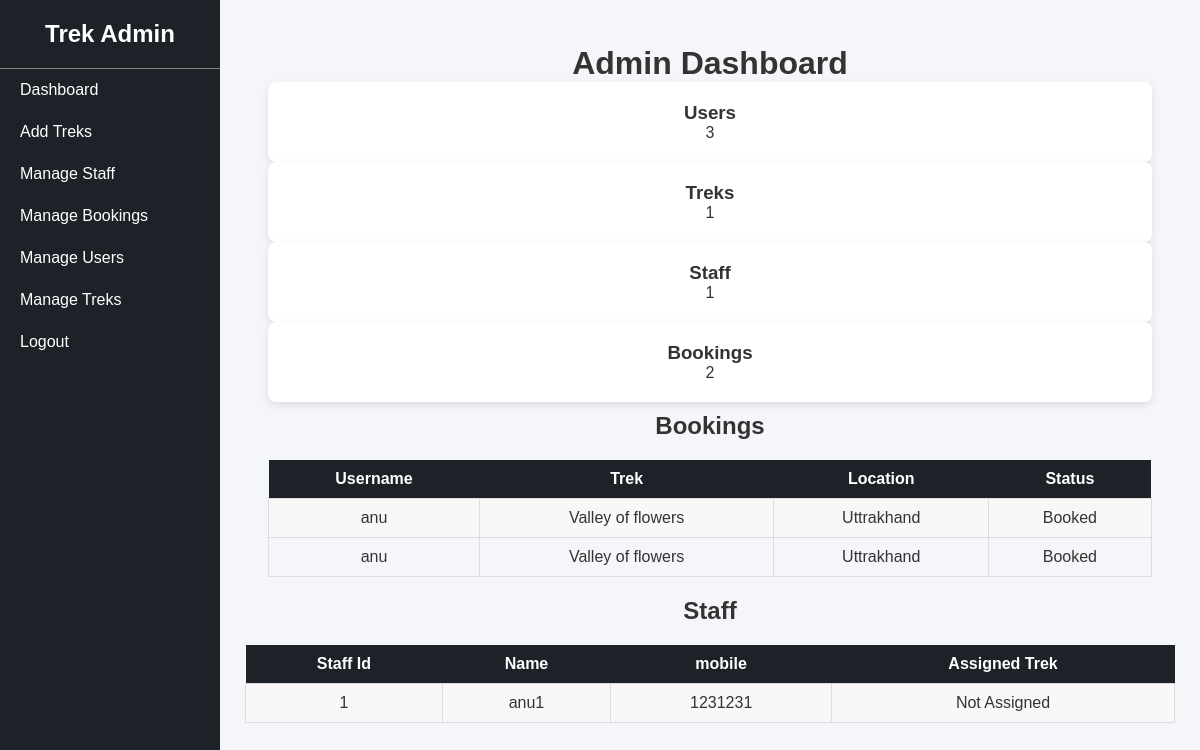
The app's page /admin_dashboard (signed in), older data.
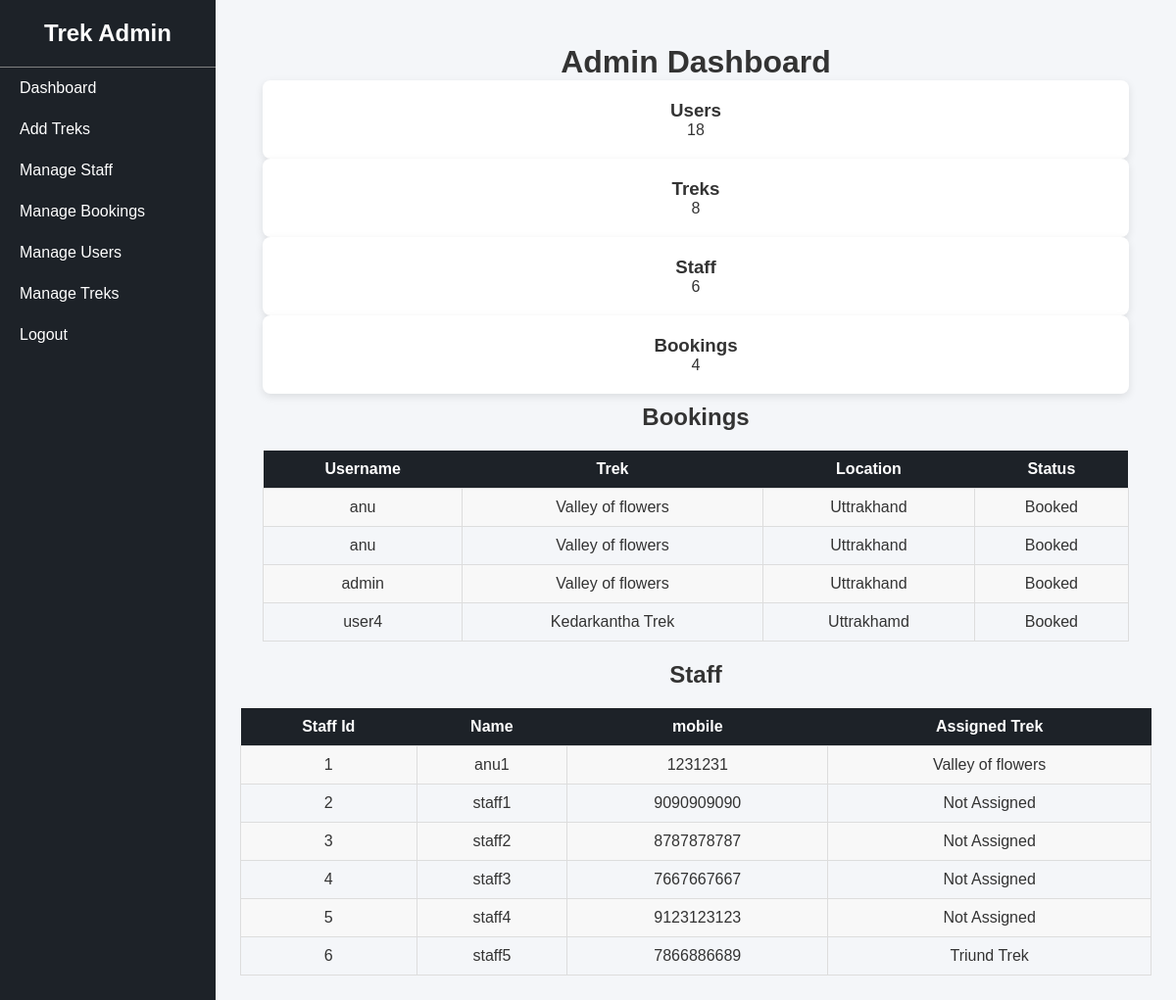
The same page, newer data.
### tables this page shows
CREATE TABLE bookings(
                 id INTEGER PRIMARY KEY AUTOINCREMENT,
                user_id INTEGER, 
                 username TEXT NOT NULL,
                 trek_id INTEGER,
                 booking_date DATE ,
                 status TEXT NOT NULL,
                 FOREIGN KEY(trek_id) REFERENCES treks(id),
                 FOREIGN KEY(user_id) REFERENCES users(id)
                 
                 );

CREATE TABLE treks(
                 id INTEGER PRIMARY KEY AUTOINCREMENT,
                 name TEXT NOT NULL,
                 location TEXT NOT NULL,
                 price INTEGER NOT NULL,
                 slots INTEGER NOT NULL,
                 difficulty TEXT NOT NULL,
                 duration INTEGER NOT NULL,
                 status TEXT NOT NULL DEFAULT 'Open',
                 assigned_staffID INTEGER NOT NULL,
                 start_date DATE ,
                 end_date DATE ,
                 description TEXT ,
                 FOREIGN KEY (assigned_staffID) REFERENCES staff(id)
                 );

CREATE TABLE staff(
                 id INTEGER PRIMARY KEY AUTOINCREMENT,
                 name TEXT NOT NULL,
                 mobile INTEGER,
                 assigned_trek TEXT ,
                 status TEXT NOT NULL);

### app.py (the view)
@app.route("/admin_dashboard")
def dashboard():
    if "user" not in session or session["user"] != "admin":
        return "Access Denied"
    conn = get_db_connnection()
    users_count = conn.execute("""
                SELECT COUNT(*) FROM users """).fetchone()[0]
    bookings_count = conn.execute("""
                SELECT COUNT(*) FROM bookings """).fetchone()[0]
    trek_count = conn.execute("""
                SELECT COUNT(*) FROM treks """).fetchone()[0]
    staff_count = conn.execute("""
                SELECT COUNT(*) FROM staff """).fetchone()[0]
    bookings = conn.execute("""SELECT bookings.username, treks.name, treks.location, treks.price, bookings.status
                    FROM bookings
                    JOIN treks ON bookings.trek_id = treks.id
                  """).fetchall()
    staff = conn.execute("""
                        SELECT * FROM staff """).fetchall()
    conn.close()
    return render_template("admin_dashboard.html",bookings=bookings,user_count=users_count,bookings_count=bookings_count,trek_count=trek_count,staff_count=staff_count,staff=staff)

### app.py (called while the page is built)
def get_db_connnection():
    conn = sqlite3.connect("database.db")
    conn.row_factory =sqlite3.Row
    return conn

### templates/admin_dashboard.html
{% extends "admin_base.html" %}
{% block content %}
<div id="admin-dashboard">
    <h1 id="admin_users" style="text-align: center;">Admin Dashboard</h1>
<div class="dashboard-cards">
    <div class="card">
        <h3>Users</h3>
        <p>{{ user_count }}</p>
    </div>
    <div class="card">
        <h3>Treks</h3>
        <p>{{ trek_count }}</p>
    </div>
    <div class="card">
        <h3>Staff</h3>
        <p>{{ staff_count }}</p>
    </div>
    <div class="card">
        <h3>Bookings</h3>
        <p>{{ bookings_count }}</p>
    </div>
</div>
<h2 style="text-align: center; padding-top: 10px;">Bookings</h2>
<table>
    <tr>
        <th>Username</th>
        <th>Trek</th>
        <th>Location</th>
        <th>Status</th>
    </tr>
    {% for b in bookings %}
    <tr>
        <td>{{ b["username"] }}</td>
        <td>{{ b["name"] }}</td>
        <td>{{ b["location"] }}</td>
        <td>{{ b["status"] }}</td>
    </tr>
    {% endfor %}
</table>
</div>
<h2 style="text-align: center;">Staff</h1>
    <table>
        <tr>
            <th>Staff Id</th>
            <th>Name</th>
            <th>mobile</th>
            <th>Assigned Trek</th>
        </tr>
        {% for s in staff %}
        <tr>
            <td>{{ s["id"] }}</td>
            <td>{{ s["name"] }}</td>
            <td>{{ s["mobile"] }}</td>
            <td>{{ s["assigned_trek"] }}</td>
        </tr>
        {% endfor %}
    </table>
{% endblock %}

Row changes from the older to the newer data that the page shows:
added bookings: username "admin", name "Valley of flowers", location "Uttrakhand", status "Booked"
added bookings: username "user4", name "Kedarkantha Trek", location "Uttrakhamd", status "Booked"
changed staff "anu1": assigned_trek "Not Assigned" → "Valley of flowers"
added staff: id "2", name "staff1", mobile "9090909090", assigned_trek "Not Assigned"
added staff: id "3", name "staff2", mobile "8787878787", assigned_trek "Not Assigned"
added staff: id "4", name "staff3", mobile "7667667667", assigned_trek "Not Assigned"
added staff: id "5", name "staff4", mobile "9123123123", assigned_trek "Not Assigned"
added staff: id "6", name "staff5", mobile "7866886689", assigned_trek "Triund Trek"
Text that changed along with them:
{{ user_count }}: "3" → "18"
{{ trek_count }}: "1" → "8"
{{ staff_count }}: "1" → "6"
{{ bookings_count }}: "2" → "4"
